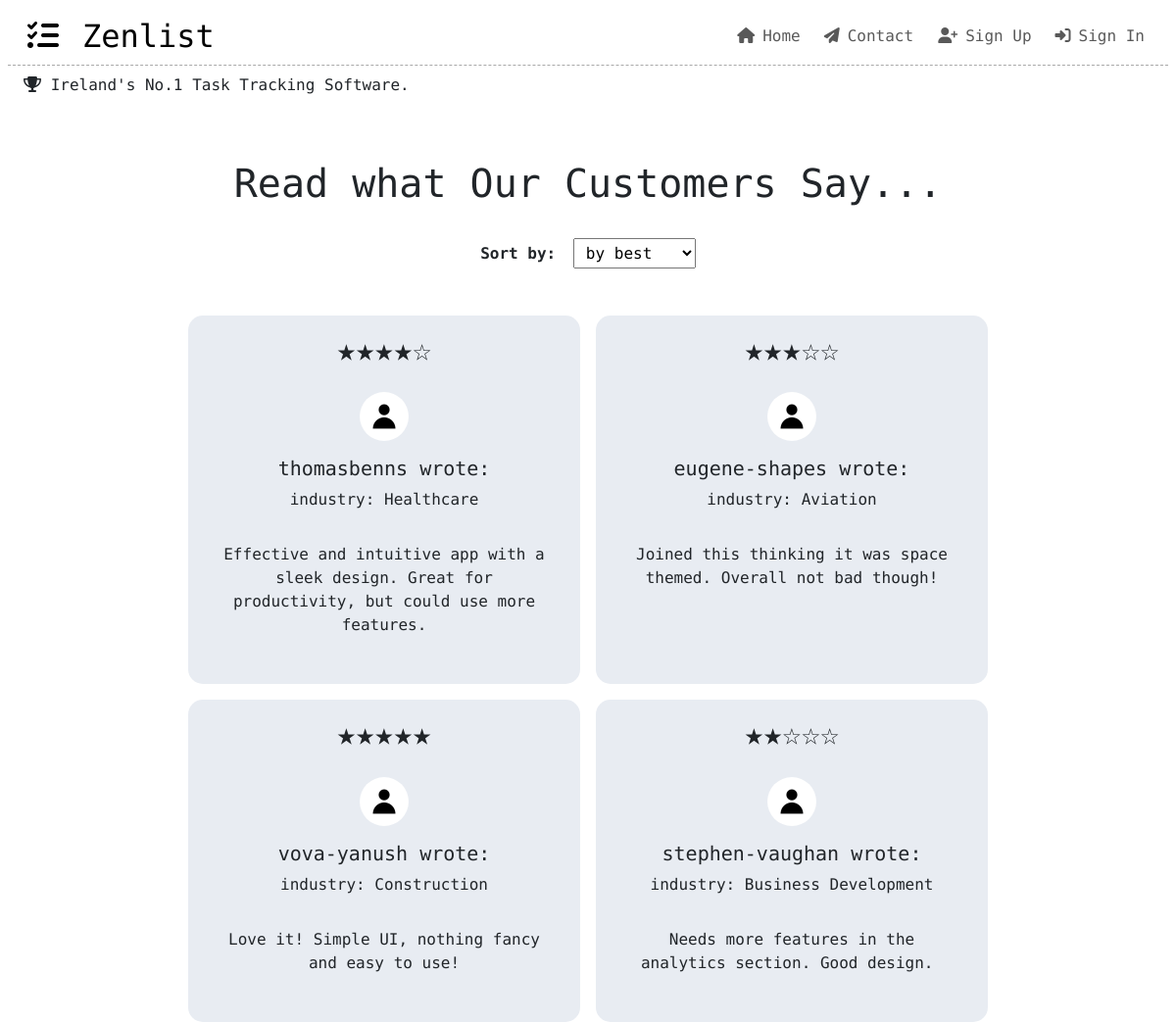
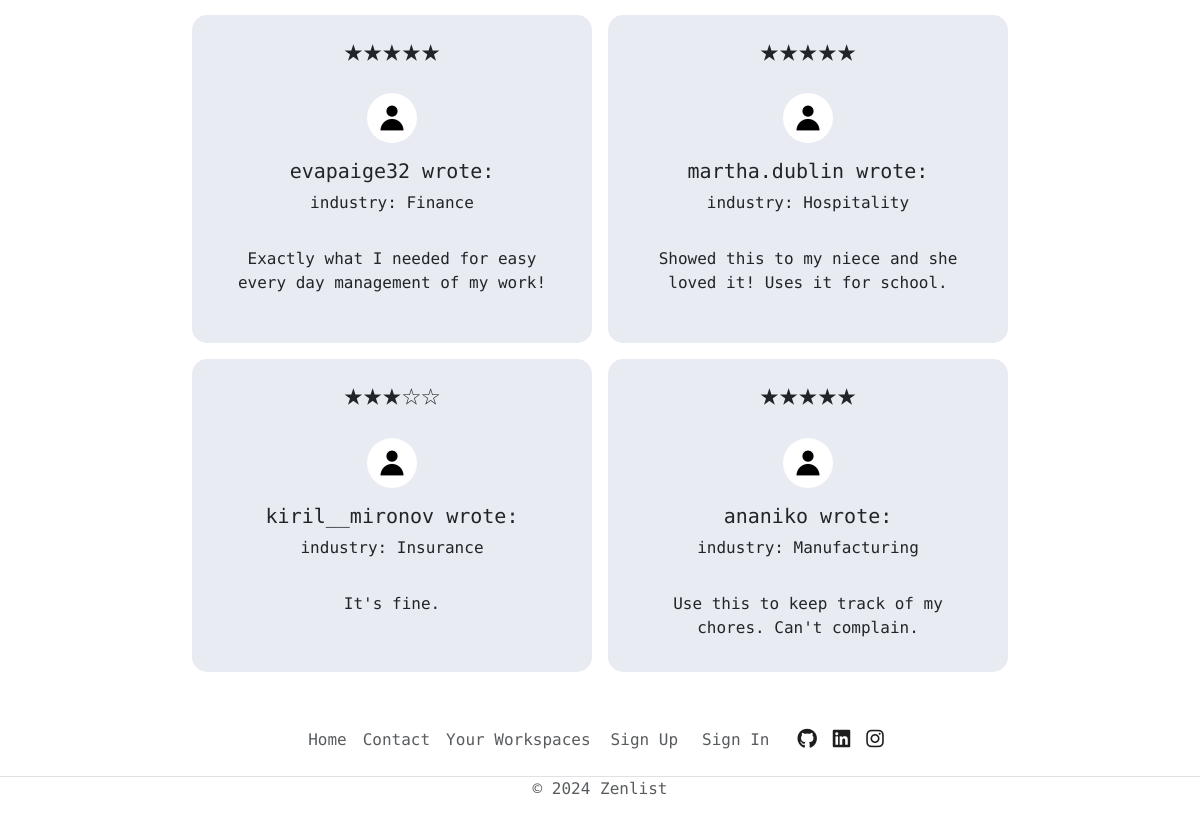
The app's page /reviews/ with its own data (2 pictures, top to bottom).
### scrum/models.py (models this page shows, shortened)
class Review(models.Model):
    author = models.ForeignKey(
        User,
        on_delete=models.CASCADE,
        related_name="reviewer"
    )
    job_industry = models.CharField(
        choices=INDUSTRY,
        default='other',
        max_length=22
    )
    rating = models.CharField(
        choices=STARS,
        default='no rating',
        max_length=5
    )
    review = models.TextField(max_length=120)
    reviewed_on = models.DateField(auto_now_add=True)
    approved = models.BooleanField(default=False)

### scrum/views.py (the view)
# urls.py: path('reviews/', Zenlist_Reviews, name='reviews'),
def Zenlist_Reviews(request):
    all_reviews = Review.objects.all()
    best_reviews = Review.objects.filter(rating__icontains='★★★')
    five_star = Review.objects.filter(rating='★★★★★')
    four_star = Review.objects.filter(rating='★★★★☆')
    three_star = Review.objects.filter(rating='★★★☆☆')
    two_star = Review.objects.filter(rating='★★☆☆☆')
    one_star = Review.objects.filter(rating='★☆☆☆☆')
    user_reviews = Review.objects.filter(
        author=request.user.id,
        approved=False
    )
    if request.method == 'POST':
        reviewForm = ReviewForm(data=request.POST)
        if reviewForm.is_valid:
            review = reviewForm.save(commit=False)
            review.author = request.user
            review.approved = False
            reviewForm.save()
            messages.add_message(
                request, messages.SUCCESS,
                '''Thanks for your review! Our administrators will
                review your submission within 2 business days.'''
            )
            return redirect('hello')
        else:
            messages.add_message(
                request, messages.SUCCESS,
                '''There was an issue while trying to submit your review.
                Please try again in a few mins.
                If the issue persists, please contact us using our dedicated
                contact page.'''
            )
    else:
        reviewForm = ReviewForm()
        context = {
            'reviews': all_reviews,
            'one_star': one_star,
            'two_star': two_star,
            'three_star': three_star,
            'four_star': four_star,
            'five_star': five_star,
            'user_reviews': user_reviews,
            'best_reviews': best_reviews,
            'reviewForm': reviewForm,
        }
    return render(
        request,
        "scrum/reviews.html",
        context
    )

### scrum/forms.py
class ReviewForm(forms.ModelForm):
    class Meta:
        model = Review
        fields = ('job_industry', 'rating', 'review',)
        labels = {
            'job_industry' : 'Your Industry',
            'rating' : 'How did we do?',
            'review' : 'Share Your Thoughts (max 120 characters)'
        }

### scrum/templates/scrum/reviews.html (shortened to what this page needs)
{% extends "base.html" %}
{% load static %}
{% block content %}
{% if reviews %}
<div class="container full-width d-flex flex-column mt-3 mx-0">
    <div class="heading-container d-flex flex-column align-items-center justify-content-center mb-4 text-center">
        <h1>Read what Our Customers Say...</h1>
        <div class="select-filter my-4">
            <label for="review-filter" class="me-2"><strong>Sort by:</strong></label>
            <select name="review-filter" class="px-2 py-1" id="review-filter">
            <option value="by best">by best</option>
            </select>
        </div>
    </div>
    <div class="row d-flex justify-content-center" id="review-box">
        {% for review in reviews %}
        {% if review.approved %}
        <div class="card col-md-4 col-sm-12 mb-3 mx-2 zenlist-review" data-reviewedOn="{{review.reviewed_on}}" data-highestRate="{{review.rating}}" data-review-id="{{review.id}}">
            <div class="card-body">
                <div class="author-review mb-3 text-center">
                    <h2 class="star-rating">{{review.rating}}</h2>
                    <div class="author-profile d-flex mb-3 d-flex flex-column align-items-center">
                        <img class="card-img-top profile-image m-3" src="{% static 'images/default_profile_image.jpg' %}" alt="author profile picture">
                        <div class="author-personal">
                            <p class="h5 author-bio">{{review.author}} wrote:</p>
                            <p class="author-industry">industry: {{review.job_industry}}</p>
                        </div>
                    </div>
                    <div class="main-review-content d-flex align-items-start justify-content-center">
                        <div>{{review.review | safe}}</div>
                    </div>
                </div>
            </div>
        </div>
        {% endif %}
        {% endfor %}
    </div>
</div>
{% endif %}
{% endblock %}

### static/css/style.css (style rules this page uses)
.profile-image { width: 50px; height: 50px; border-radius: 50%; }
body { font-family: "Source Code Pro", monospace; font-weight: 400; font-style: normal; }
.full-width { min-width: 100%; }
.zenlist-review { background-color: rgb(232, 236, 242); border-radius: 15px; outline: none; border: none; }

### records on screen
Review: rating "★★★★☆", approved True (drawn), author "thomasbenns", job_industry "Healthcare", review "Effective and intuitive app with a sleek design. Great for productivity, but could use more features."
Review: rating "★★★☆☆", approved True (drawn), author "eugene-shapes", job_industry "Aviation", review "Joined this thinking it was space themed. Overall not bad though!"
Review: rating "★★★★★", approved True (drawn), author "vova-yanush", job_industry "Construction", review "Love it! Simple UI, nothing fancy and easy to use!"
Review: rating "★★☆☆☆", approved True (drawn), author "stephen-vaughan", job_industry "Business Development", review "Needs more features in the analytics section. Good design."
Review: rating "★★★★★", approved True (drawn), author "evapaige32", job_industry "Finance", review "Exactly what I needed for easy every day management of my work!"
Review: rating "★★★★★", approved True (drawn), author "martha.dublin", job_industry "Hospitality", review "Showed this to my niece and she loved it! Uses it for school."
Review: rating "★★★☆☆", approved True (drawn), author "kiril__mironov", job_industry "Insurance", review "It's fine."
Review: rating "★★★★★", approved True (drawn), author "ananiko", job_industry "Manufacturing", review "Use this to keep track of my chores. Can't complain."
